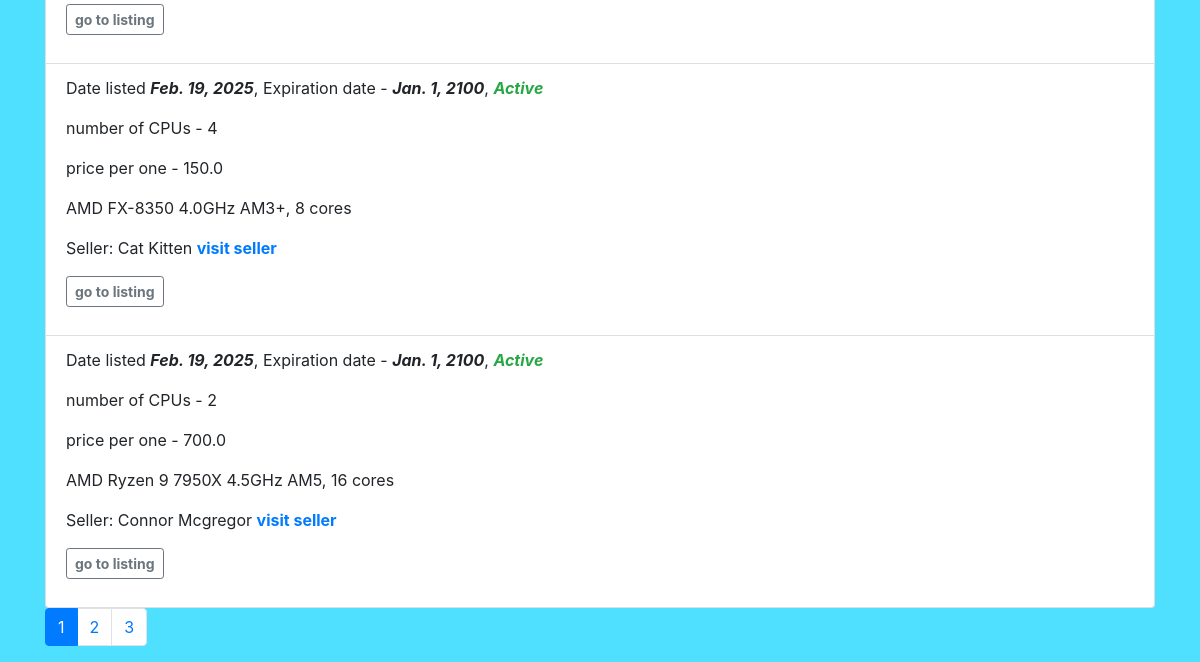
/pcportal/partlistings/ (lower part), run on an earlier commit of the app's database.
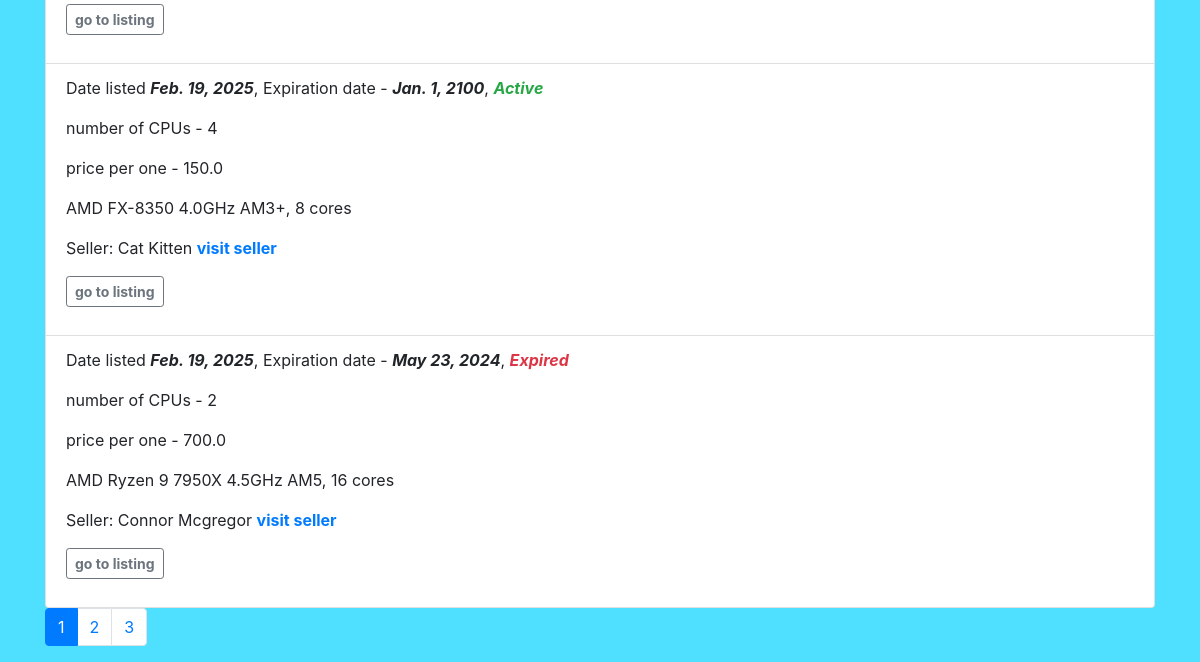
And on a later commit of the database.
### pcportal/models/part_listing_models.py (models this page shows, shortened)
class PartListing(models.Model):
    date_created = models.DateField("Date listed", auto_now_add=True)
    expiration_date = models.DateField("Expiration date", default="2025-03-20")
    quantity = models.IntegerField("quantity",
                                   help_text="Quantity of units")
    price = models.FloatField("Price per piece")
    listing_seller = models.ForeignKey(User, on_delete=models.SET_NULL, null=True, blank=True)
    @property
    def exp_status(self):
        if self.expiration_date < date.today():
            return "Expired"
        return "Active"
    class Meta:
        abstract = True

class CpuListing(PartListing):
    cpu = models.ForeignKey(Cpu, on_delete=models.CASCADE)
    seller = models.ForeignKey(Seller, on_delete=models.CASCADE,
                               related_name="cpu_listing")
    def display_seller(self):
        return f"{self.seller.f_name} {self.seller.l_name}"
    display_seller.short_description = "SELLER"

### pcportal/models/part_models.py (models this page shows, shortened)
class Cpu(models.Model):
    brand = models.CharField("CPU brand", max_length=30,
                             help_text="CPU brand name")
    cpu_model = models.CharField("CPU model", max_length=30)
    cores = models.IntegerField("Number of cores",
                                help_text="Number of cpu cores",
                                null=True, blank=True)
    base_clock_speed = models.FloatField("Base clock speed",
                                         help_text="Base clock speed of CPU, GHz",
                                         null=True, blank=True)
    socket_type = models.CharField("CPU socket",
                                   max_length=30,
                                   help_text="CPU socket type, (AM4, LGA 1151, etc.)",
                                   null=True, blank=True)
    def speed_display(self):
        """
        This function adds GHz next to
        base clock speed. returns speed with GHz
        in an f string.
        """
        return f"{self.base_clock_speed}GHz"
    speed_display.short_description = "BASE CLOCK SPEED"

### pcportal/models/seller_model.py (models this page shows, shortened)
class Seller(models.Model):
    f_name = models.CharField("First name", max_length=30)
    l_name = models.CharField("Last name", max_length=30)
    email = models.CharField("Email", max_length=30)
    phone_num = models.IntegerField("Phone number")
    user = models.OneToOneField(User, on_delete=models.CASCADE, related_name='seller')
    def full_name(self):
        return f"{self.f_name} {self.l_name}"
    full_name.short_description = "FULL NAME"

### pcportal/views/part_listings_views.py (the view)
# urls.py: path('partlistings/', views.get_part_listings, name='part-listings'),
def get_part_listings(request):
    cpu_listings = CpuListing.objects.all()
    gpu_listings = GpuListing.objects.all()
    psu_listings = PsuListing.objects.all()
    ram_listings = RamListing.objects.all()
    storage_listings = StorageListing.objects.all()
    casepc_listings = CasePCListing.objects.all()
    motherboard_listings = MotherboardListing.objects.all()
    cpucooler_listings = CpuCoolerListing.objects.all()
    tab = request.GET.get('tab', 'cpu')
    page_number = request.GET.get('page')
    paged_cpu_listings = (Paginator(cpu_listings, 6)).get_page(page_number)
    paged_gpu_listings = (Paginator(gpu_listings, 6)).get_page(page_number)
    paged_psu_listings = (Paginator(psu_listings, 6)).get_page(page_number)
    paged_ram_listings = (Paginator(ram_listings, 6)).get_page(page_number)
    paged_storage_listings = (Paginator(storage_listings, 6)).get_page(page_number)
    paged_casepc_listings = (Paginator(casepc_listings, 6)).get_page(page_number)
    paged_motherboard_listings = (Paginator(motherboard_listings, 6)).get_page(page_number)
    paged_cpucooler_listings = (Paginator(cpucooler_listings, 6)).get_page(page_number)
    context_my = {
        'cpu_listings': paged_cpu_listings,
        'gpu_listings': paged_gpu_listings,
        'psu_listings': paged_psu_listings,
        'ram_listings': paged_ram_listings,
        'storage_listings': paged_storage_listings,
        'casepc_listings': paged_casepc_listings,
        'motherboard_listings': paged_motherboard_listings,
        'cpucooler_listings': paged_cpucooler_listings,
        'active_tab': tab,
    }
    return render(request, 'part_listings.html', context=context_my)

### pcportal/models/part_listing_models.py (called while the page is built)
    def display_seller(self):
        return f"{self.seller.f_name} {self.seller.l_name}"

    def display_seller(self):
        return f"{self.seller.f_name} {self.seller.l_name}"

    def display_seller(self):
        return f"{self.seller.f_name} {self.seller.l_name}"

    def display_seller(self):
        return f"{self.seller.f_name} {self.seller.l_name}"

    def display_seller(self):
        return f"{self.seller.f_name} {self.seller.l_name}"

    def display_seller(self):
        return f"{self.seller.f_name} {self.seller.l_name}"

    def display_seller(self):
        return f"{self.seller.f_name} {self.seller.l_name}"

### pcportal/models/part_models.py (called while the page is built)
    def vram_display(self):
        return f"{self.vram}GB"

    def speed_display(self):
        return f"{self.clock_speed}MHz"

    def ram_display(self):
        return f"{self.capacity}GB"

    def speed_display(self):
        return f"{self.ram_speed}MHz"

    def capacity_display(self):
        return f"{self.capacity}GB"

    def write_display(self):
        return f"{self.write_speed}MB/s"

    def read_display(self):
        return f"{self.read_speed}MB/s"

### pcportal/templates/part_listings.html (shortened to what this page needs)
{% extends 'base.html' %}
{% block content %}
<div class="tab-content" id="myTabContent">
    <div class="tab-pane fade {% if active_tab == 'cpu' %}show active{% endif %}"
         id="cpu" role="tabpanel">
        {% if cpu_listings %}
         <ul class="list-group">
            {% for listing in cpu_listings %}
                <li class="list-group-item">
                    <p>Date listed <em><b>{{ listing.date_created }}</b></em>,
                        Expiration date - <em><b>{{ listing.expiration_date }}</b></em>,
                        <b style="display: inline;"
                        class="{% if listing.exp_status == 'Active' %} text-success
                        {% else %} text-danger
                        {% endif %}"><em> {{ listing.exp_status }}</em></b>
                        </p>
                        <p>number of CPUs - {{ listing.quantity }}</p>
                    <p>price per one - {{ listing.price }}</p>
                    <p>{{ listing.cpu.brand }} {{ listing.cpu.cpu_model }} {{ listing.cpu.base_clock_speed }}GHz
                        {{ listing.cpu.socket_type }}, {{ listing.cpu.cores }} cores</p>
                    <p>Seller: {{ listing.display_seller }} <a href="{% url 'seller-one' listing.seller.id %}">
                    <b>visit seller</b>
                    </a></p>
                    <p>
                    <a href="{% url 'cpu-listing-one' listing.id %}">
                    <button class="btn btn-outline-secondary btn-sm"><b>go to listing</b></button>
                    </a>
                    </p>
                </li>
             {% endfor %}
         </ul>
            <ul class="pagination">
                {% for nr in cpu_listings.paginator.page_range %}
                {% if cpu_listings.number == nr %}
                    <li class="page-item active">
                        <a class="page-link">{{ nr }}</a>
                     </li>
                {% else %}
                    <li class="page-item">
                        <a class="page-link" href="?page={{ nr }}&tab={{ active_tab }}">{{ nr }}</a>
                    </li>
                {% endif %}
                {% endfor %}
            </ul>
        {% else %}
        <p>No CPU listings, sorry</p>
        {% endif %}
    </div>
</div>
{% endblock %}

What changed in the data, as far as the page shows it:
changed CpuListing "Ryzen 9 7950X": expiration_date "Jan. 1, 2100" → "May 23, 2024"; exp_status "Active" → "Expired"
